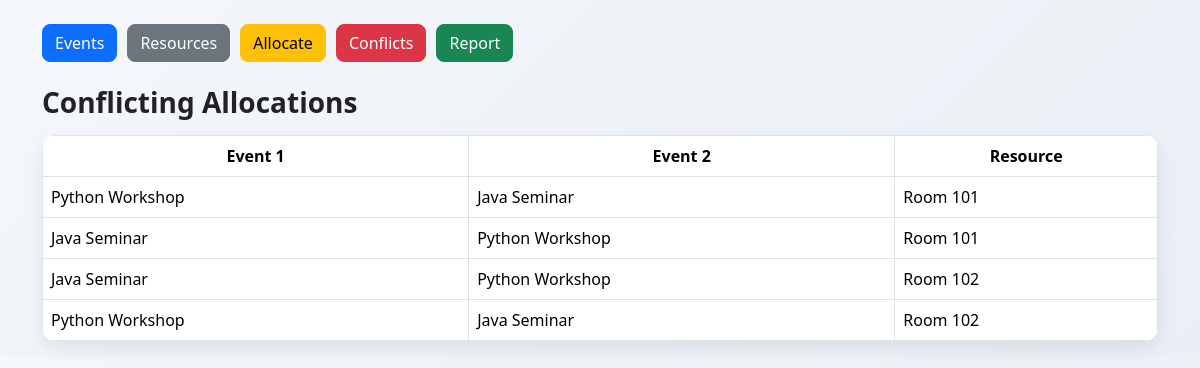
/conflicts, run on the app's committed database.
### app.py (models this page shows)
class Event(db.Model):
    event_id = db.Column(db.Integer, primary_key=True)
    title = db.Column(db.String(100))
    start_time = db.Column(db.DateTime)
    end_time = db.Column(db.DateTime)
    description = db.Column(db.Text)

class Resource(db.Model):
    resource_id = db.Column(db.Integer, primary_key=True)
    resource_name = db.Column(db.String(100))
    resource_type = db.Column(db.String(50))

### app.py (the view)
@app.route('/conflicts')
def conflicts():
    conflict_list = []
    allocations = Allocation.query.all()
    for a in allocations:
        e1 = Event.query.get(a.event_id)
        others = Allocation.query.filter(
            Allocation.resource_id == a.resource_id,
            Allocation.event_id != a.event_id
        ).all()
        for o in others:
            e2 = Event.query.get(o.event_id)
            if e1.start_time < e2.end_time and e1.end_time > e2.start_time:
                resource = Resource.query.get(a.resource_id)
                conflict_list.append((e1.title, e2.title, resource.resource_name))
    return render_template('conflicts.html', conflicts=conflict_list)

### templates/conflicts.html
{% extends 'base.html' %}
{% block content %}
<h3>Conflicting Allocations</h3>
{% if conflicts %}
<table class="table table-bordered">
<tr>
    <th>Event 1</th>
    <th>Event 2</th>
    <th>Resource</th>
</tr>
{% for c in conflicts %}
<tr>
    <td>{{ c[0] }}</td>
    <td>{{ c[1] }}</td>
    <td>{{ c[2] }}</td>
</tr>
{% endfor %}
</table>
{% else %}
<div class="alert alert-success">No conflicts found!</div>
{% endif %}
{% endblock %}

### static/style.css (style rules this page uses)
body { background: linear-gradient(135deg, #f4f7fb, #e9eff5); font-family: "Segoe UI", Tahoma, Geneva, Verdana, sans-serif; color: #333; }
h3 { margin-bottom: 15px; font-weight: 600; color: #222; }
table { background: white; border-radius: 14px; overflow: hidden; box-shadow: 0 8px 20px rgba(0,0,0,0.08); }
table th { background: #0d6efd; color: white; text-align: center; vertical-align: middle; }
table td { vertical-align: middle; }
.table-bordered > :not(caption) > * { border-width: 1px; }

### data on the page
Event: title "Python Workshop" "Python Workshop", title "Python Workshop" "Python Workshop"
Event: title "Java Seminar" "Java Seminar", title "Java Seminar" "Java Seminar"
Resource: resource_name "Room 101" "Room 101"
Resource: resource_name "Room 102" "Room 102"
